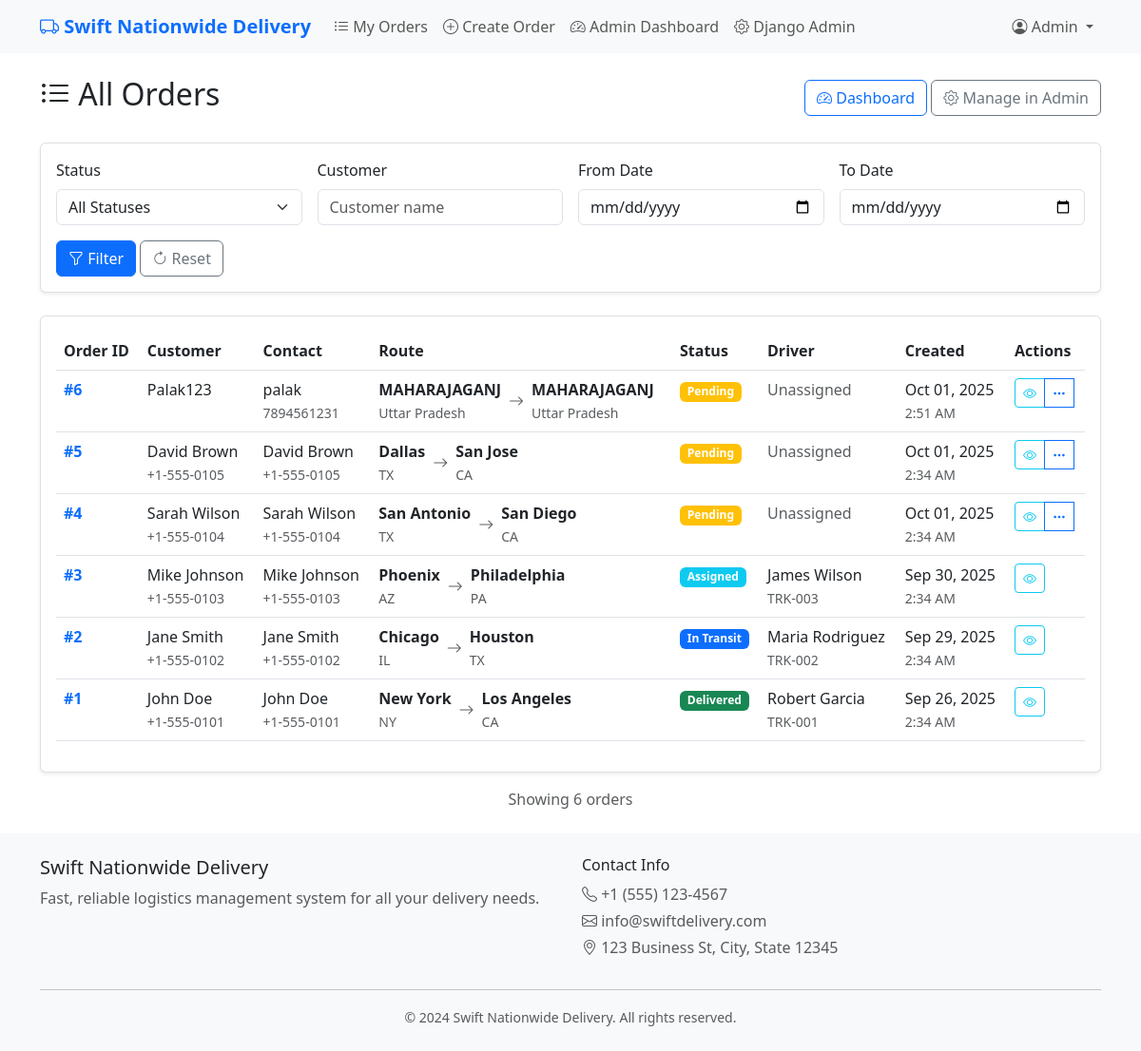
Screenshot of /orders/ (signed in) with the database file from the repository.
### delivery/models.py (models this page shows, shortened)
class Order(models.Model):
    customer = models.ForeignKey(Customer, on_delete=models.CASCADE)
    pickup_address = models.ForeignKey(Address, related_name='pickup_orders', on_delete=models.CASCADE)
    delivery_address = models.ForeignKey(Address, related_name='delivery_orders', on_delete=models.CASCADE)
    contact_name = models.CharField(max_length=100)
    contact_phone = models.CharField(max_length=20)
    created_at = models.DateTimeField(default=timezone.now)
    status = models.CharField(max_length=20, choices=ORDER_STATUS, default='PENDING')
    assigned_driver = models.ForeignKey(Driver, null=True, blank=True, on_delete=models.SET_NULL)
    expected_delivery = models.DateTimeField(null=True, blank=True)

class Customer(models.Model):
    user = models.OneToOneField(User, on_delete=models.CASCADE)
    phone = models.CharField(max_length=20)

class Address(models.Model):
    customer = models.ForeignKey(Customer, on_delete=models.CASCADE)
    street = models.CharField(max_length=255)
    city = models.CharField(max_length=100)
    state = models.CharField(max_length=100)
    pincode = models.CharField(max_length=20)

class Driver(models.Model):
    name = models.CharField(max_length=100)
    phone = models.CharField(max_length=20)
    vehicle_number = models.CharField(max_length=50, blank=True)
    is_active = models.BooleanField(default=True)
    current_lat = models.DecimalField(max_digits=9, decimal_places=6, null=True, blank=True)
    current_lng = models.DecimalField(max_digits=9, decimal_places=6, null=True, blank=True)

### delivery/views.py (the view)
# urls.py: path('orders/', views.order_list, name='order_list'),
@login_required
def order_list(request):
    user = request.user
    if user.is_staff:
        orders = Order.objects.all().order_by('-created_at')
        template = 'delivery/admin/order_list.html'
    else:
        customer = Customer.objects.filter(user=user).first()
        orders = Order.objects.filter(customer=customer).order_by('-created_at') if customer else []
        template = 'delivery/customer/order_list.html'
    return render(request, template, {'orders': orders})

### delivery/templates/delivery/admin/order_list.html (shortened to what this page needs)
{% extends 'delivery/base.html' %}
{% block content %}
<div class="d-flex justify-content-between align-items-center mb-4">
    <h2><i class="bi bi-list-ul"></i> All Orders</h2>
    <div>
        <a href="{% url 'dashboard' %}" class="btn btn-outline-primary">
            <i class="bi bi-speedometer2"></i> Dashboard
        </a>
        <a href="/admin/delivery/order/" class="btn btn-outline-secondary">
            <i class="bi bi-gear"></i> Manage in Admin
        </a>
    </div>
</div>
<div class="card mb-4">
    <div class="card-body">
        <form method="get" class="row g-3">
            <div class="col-md-3">
                <label for="status" class="form-label">Status</label>
                <select name="status" id="status" class="form-select">
                    <option value="">All Statuses</option>
                </select>
            </div>
            <div class="col-md-3">
                <label for="customer" class="form-label">Customer</label>
                <input type="text" name="customer" id="customer" class="form-control" placeholder="Customer name">
            </div>
            <div class="col-md-3">
                <label for="date_from" class="form-label">From Date</label>
                <input type="date" name="date_from" id="date_from" class="form-control">
            </div>
            <div class="col-md-3">
                <label for="date_to" class="form-label">To Date</label>
                <input type="date" name="date_to" id="date_to" class="form-control">
            </div>
            <div class="col-12">
                <button type="submit" class="btn btn-primary">
                    <i class="bi bi-funnel"></i> Filter
                </button>
                <a href="{% url 'order_list' %}" class="btn btn-outline-secondary">
                    <i class="bi bi-arrow-clockwise"></i> Reset
                </a>
            </div>
        </form>
    </div>
</div>
{% if orders %}
    <div class="card">
        <div class="card-body">
            <div class="table-responsive">
                <table class="table table-hover">
                    <thead>
                        <tr>
                            <th>Order ID</th>
                            <th>Customer</th>
                            <th>Contact</th>
                            <th>Route</th>
                            <th>Status</th>
                            <th>Driver</th>
                            <th>Created</th>
                            <th>Actions</th>
                        </tr>
                    </thead>
                    <tbody>
                        {% for order in orders %}
                        <tr>
                            <td>
                                <a href="{% url 'order_detail' order.id %}" class="text-decoration-none fw-bold">
                                    #{{ order.id }}
                                </a>
                            </td>
                            <td>
                                <div>{{ order.customer.user.get_full_name|default:order.customer.user.username }}</div>
                                {% if order.customer.phone %}
                                    <small class="text-muted">{{ order.customer.phone }}</small>
                                {% endif %}
                            </td>
                            <td>
                                <div>{{ order.contact_name }}</div>
                                <small class="text-muted">{{ order.contact_phone }}</small>
                            </td>
                            <td>
                                <div class="d-flex align-items-center">
                                    <div>
                                        <div class="fw-bold">{{ order.pickup_address.city }}</div>
                                        <small class="text-muted">{{ order.pickup_address.state }}</small>
                                    </div>
                                    <i class="bi bi-arrow-right mx-2 text-muted"></i>
                                    <div>
                                        <div class="fw-bold">{{ order.delivery_address.city }}</div>
                                        <small class="text-muted">{{ order.delivery_address.state }}</small>
                                    </div>
                                </div>
                            </td>
                            <td>
                                {% if order.status == 'PENDING' %}
                                    <span class="badge bg-warning">{{ order.get_status_display }}</span>
                                {% elif order.status == 'ASSIGNED' %}
                                    <span class="badge bg-info">{{ order.get_status_display }}</span>
                                {% elif order.status == 'IN_TRANSIT' %}
                                    <span class="badge bg-primary">{{ order.get_status_display }}</span>
                                {% elif order.status == 'DELIVERED' %}
                                    <span class="badge bg-success">{{ order.get_status_display }}</span>
                                {% elif order.status == 'CANCELLED' %}
                                    <span class="badge bg-danger">{{ order.get_status_display }}</span>
                                {% endif %}
                            </td>
                            <td>
                                {% if order.assigned_driver %}
                                    <div>{{ order.assigned_driver.name }}</div>
                                    {% if order.assigned_driver.vehicle_number %}
                                        <small class="text-muted">{{ order.assigned_driver.vehicle_number }}</small>
                                    {% endif %}
                                {% else %}
                                    <span class="text-muted">Unassigned</span>
                                {% endif %}
                            </td>
                            <td>
                                <div>{{ order.created_at|date:"M d, Y" }}</div>
                                <small class="text-muted">{{ order.created_at|date:"g:i A" }}</small>
                            </td>
                            <td>
                                <div class="btn-group btn-group-sm" role="group">
                                    <a href="{% url 'order_detail' order.id %}"
                                       class="btn btn-outline-info" title="View Details">
                                        <i class="bi bi-eye"></i>
                                    </a>
                                    {% if order.status == 'PENDING' %}
                                        <button class="btn btn-outline-primary"
                                                title="Quick Actions"
                                                data-bs-toggle="dropdown">
                                            <i class="bi bi-three-dots"></i>
                                        </button>
                                    {% endif %}
                                </div>
                            </td>
                        </tr>
                        {% endfor %}
                    </tbody>
                </table>
            </div>
        </div>
    </div>
    <div class="mt-3 text-muted text-center">
        Showing {{ orders|length }} orders
    </div>
{% else %}
    <div class="text-center py-5">
        <i class="bi bi-inbox" style="font-size: 4rem; color: #dee2e6;"></i>
        <h4 class="mt-3 text-muted">No Orders Found</h4>
        <p class="text-muted">No orders match your current filters. Try adjusting your search criteria.</p>
    </div>
{% endif %}
{% endblock %}

### delivery/templates/delivery/base.html (shortened to what this page needs)
<!doctype html>
<html lang="en">
<head>
    <link href="https://cdn.jsdelivr.net/npm/bootstrap@5.3.0/dist/css/bootstrap.min.css" rel="stylesheet">
    <link href="https://cdn.jsdelivr.net/npm/bootstrap-icons@1.7.2/font/bootstrap-icons.css" rel="stylesheet">
</head>
<body class="min-height-100">
    <nav class="navbar navbar-expand-lg navbar-light bg-light mb-4">
        <div class="container">
            <a class="navbar-brand" href="{% url 'home' %}">
                <i class="bi bi-truck"></i> Swift Nationwide Delivery
            </a>
            <div class="collapse navbar-collapse" id="navbarNav">
                <ul class="navbar-nav me-auto">
                    {% if user.is_authenticated %}
                        <li class="nav-item">
                            <a class="nav-link" href="{% url 'order_list' %}">
                                <i class="bi bi-list-ul"></i> My Orders
                            </a>
                        </li>
                        <li class="nav-item">
                            <a class="nav-link" href="{% url 'order_create' %}">
                                <i class="bi bi-plus-circle"></i> Create Order
                            </a>
                        </li>
                        {% if user.is_staff %}
                            <li class="nav-item">
                                <a class="nav-link" href="{% url 'dashboard' %}">
                                    <i class="bi bi-speedometer2"></i> Admin Dashboard
                                </a>
                            </li>
                            <li class="nav-item">
                                <a class="nav-link" href="/admin/">
                                    <i class="bi bi-gear"></i> Django Admin
                                </a>
                            </li>
                        {% endif %}
                    {% endif %}
                </ul>
                <ul class="navbar-nav">
                    {% if user.is_authenticated %}
                        <li class="nav-item dropdown">
                            <a class="nav-link dropdown-toggle" href="#" id="navbarDropdown" role="button" data-bs-toggle="dropdown">
                                <i class="bi bi-person-circle"></i> {{ user.first_name|default:user.username }}
                            </a>
                        </li>
                    {% endif %}
                </ul>
            </div>
        </div>
    </nav>
    <main class="container flex-grow-1">
        {% block content %}{% endblock %}
    </main>
    <footer class="bg-light py-4 mt-4">
        <div class="container">
            <div class="row">
                <div class="col-md-6">
                    <h5>Swift Nationwide Delivery</h5>
                    <p class="text-muted">Fast, reliable logistics management system for all your delivery needs.</p>
                </div>
                <div class="col-md-6">
                    <h6>Contact Info</h6>
                    <p class="text-muted mb-1"><i class="bi bi-telephone"></i> +1 (555) 123-4567</p>
                    <p class="text-muted mb-1"><i class="bi bi-envelope"></i> info@swiftdelivery.com</p>
                    <p class="text-muted"><i class="bi bi-geo-alt"></i> 123 Business St, City, State 12345</p>
                </div>
            </div>
            <hr>
            <div class="text-center text-muted">
                <small>&copy; 2024 Swift Nationwide Delivery. All rights reserved.</small>
            </div>
        </div>
    </footer>
</body>
</html>

### delivery/templates/delivery/base.html (style rules this page uses)
.navbar-brand { font-weight: bold; color: #0d6efd !important; }
.card { box-shadow: 0 0.125rem 0.25rem rgba(0, 0, 0, 0.075); border: 1px solid rgba(0, 0, 0, 0.125); }
.btn-primary { background-color: #0d6efd; border-color: #0d6efd; }
footer { background-color: #f8f9fa; margin-top: auto; }
.min-height-100 { min-height: 100vh; display: flex; flex-direction: column; }

### rows the page displays
Order: id "6", customer.user.get_full_name "Palak123", contact_name "palak", contact_phone "7894561231", pickup_address.city "MAHARAJAGANJ", pickup_address.state "Uttar Pradesh", delivery_address.city "MAHARAJAGANJ", delivery_address.state "Uttar Pradesh", status "Pending", shows "Unassigned", created_at "Oct 01, 2025", created_at "2:51 AM"
Order: id "5", customer.user.get_full_name "David Brown", customer.phone "+1-555-0105", contact_name "David Brown", contact_phone "+1-555-0105", pickup_address.city "Dallas", pickup_address.state "TX", delivery_address.city "San Jose", delivery_address.state "CA", status "Pending", shows "Unassigned", created_at "Oct 01, 2025", created_at "2:34 AM"
Order: id "4", customer.user.get_full_name "Sarah Wilson", customer.phone "+1-555-0104", contact_name "Sarah Wilson", contact_phone "+1-555-0104", pickup_address.city "San Antonio", pickup_address.state "TX", delivery_address.city "San Diego", delivery_address.state "CA", status "Pending", shows "Unassigned", created_at "Oct 01, 2025", created_at "2:34 AM"
Order: id "3", customer.user.get_full_name "Mike Johnson", customer.phone "+1-555-0103", contact_name "Mike Johnson", contact_phone "+1-555-0103", pickup_address.city "Phoenix", pickup_address.state "AZ", delivery_address.city "Philadelphia", delivery_address.state "PA", status "Assigned", assigned_driver.name "James Wilson", assigned_driver.vehicle_number "TRK-003", created_at "Sep 30, 2025", created_at "2:34 AM"
Order: id "2", customer.user.get_full_name "Jane Smith", customer.phone "+1-555-0102", contact_name "Jane Smith", contact_phone "+1-555-0102", pickup_address.city "Chicago", pickup_address.state "IL", delivery_address.city "Houston", delivery_address.state "TX", status "In Transit", assigned_driver.name "Maria Rodriguez", assigned_driver.vehicle_number "TRK-002", created_at "Sep 29, 2025", created_at "2:34 AM"
Order: id "1", customer.user.get_full_name "John Doe", customer.phone "+1-555-0101", contact_name "John Doe", contact_phone "+1-555-0101", pickup_address.city "New York", pickup_address.state "NY", delivery_address.city "Los Angeles", delivery_address.state "CA", status "Delivered", assigned_driver.name "Robert Garcia", assigned_driver.vehicle_number "TRK-001", created_at "Sep 26, 2025", created_at "2:34 AM"

### other values shown
{{ user.first_name|default:user.username }} "Admin"
{{ orders|length }} "6"
